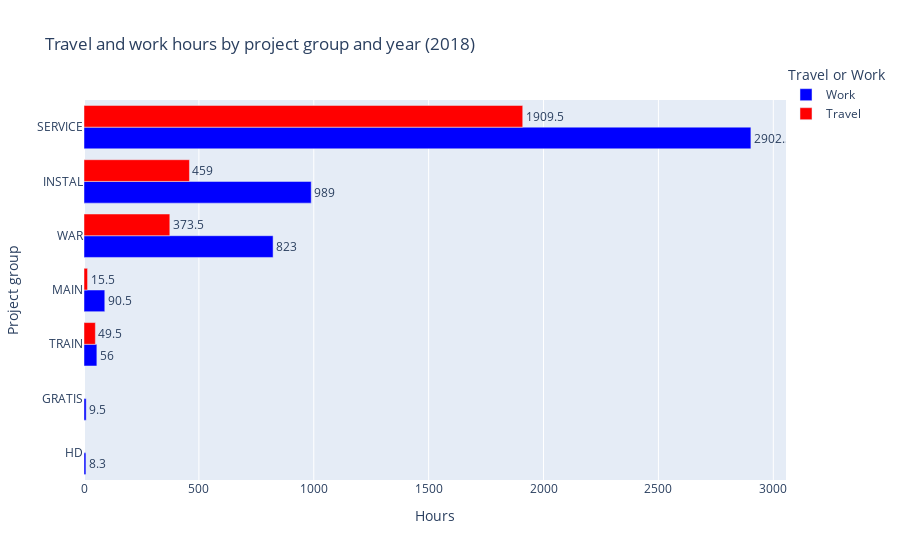
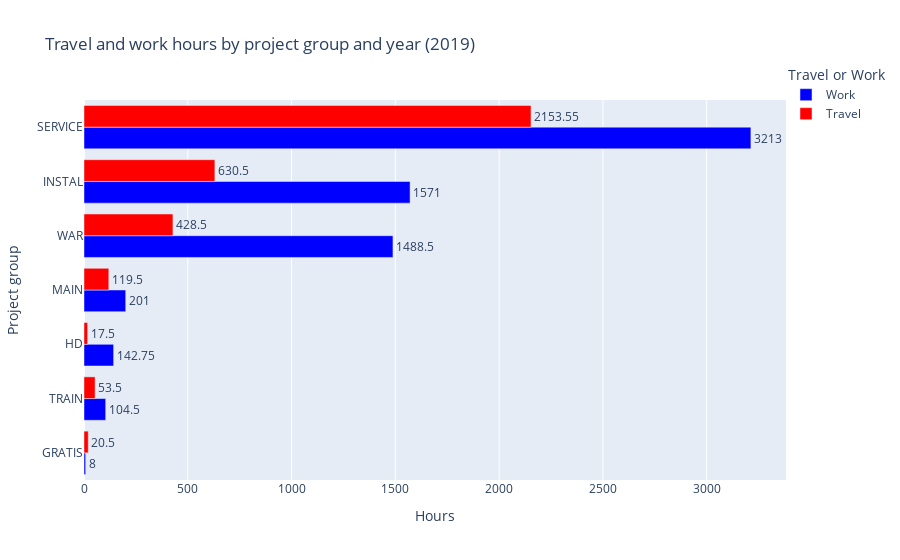
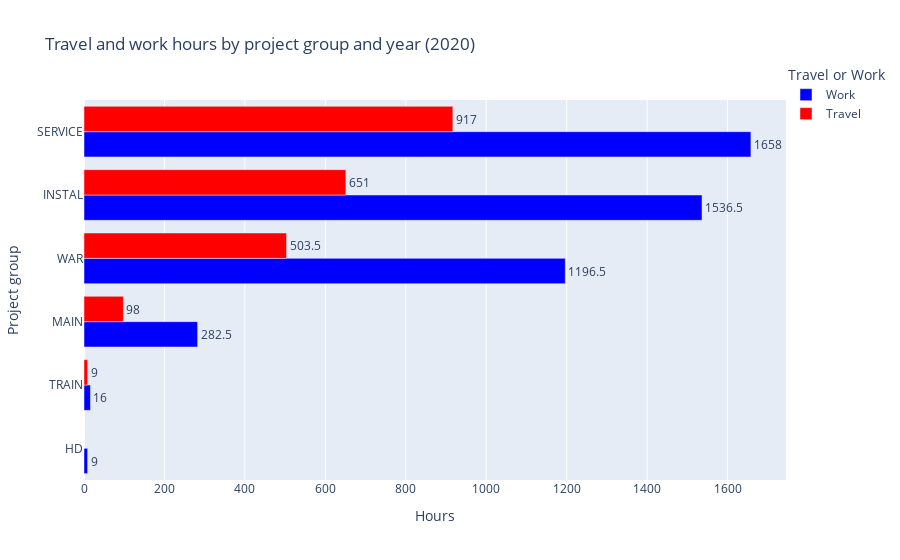
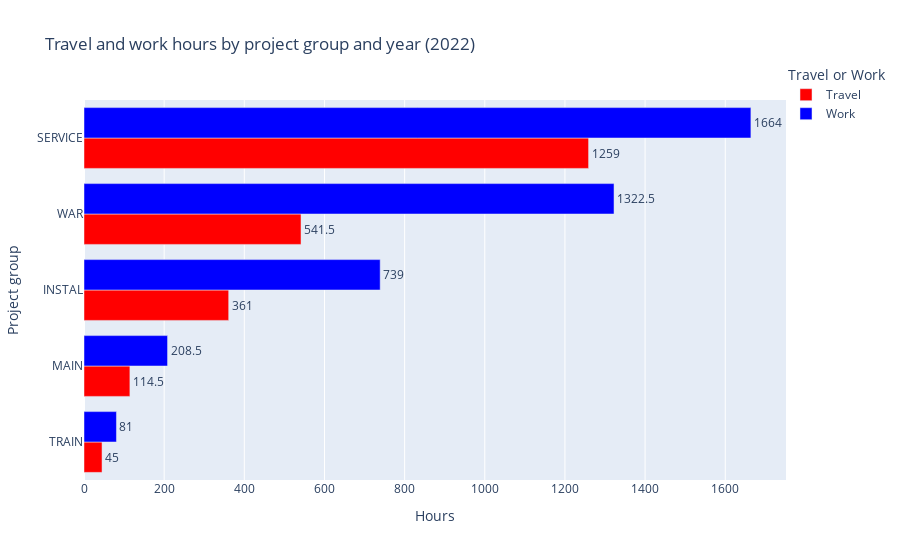

The cell these charts' notebook holds for them, in order:
### Code cell
for year in hours_per_project['Year'].unique():

    year_hours = hours_per_project[hours_per_project['Year'] == year]
    category_hours = year_hours.groupby(['Project group', 'Travel or Work']).agg({'Hours':'sum'}).reset_index()
    color_map = {'Work':'blue', 'Travel':'red'}

    fig3 = px.bar(
        category_hours.sort_values(by='Hours', ascending=True),
        x='Hours',
        y='Project group',
        title=f'Travel and work hours in aftermarket service ({year})',
        color='Travel or Work',
        barmode='group',
        orientation='h',
        text='Hours',
        color_discrete_map=color_map
    )
     
    fig3.update_traces(textposition='outside')
    fig3.update_layout(title=f'Travel and work hours by project group and year ({year})',
                       legend={'title': 'Travel or Work', 'orientation': 'v', 'x': 1, 'y': 1.1}
                       )

    fig3.show()

    folder_path = r'C:\Users\zluca\OneDrive\LAURA\Ironhack - data analyst\GitHub\Mid-bootcamp project\plots'
    file_path = os.path.join(folder_path, f'travel and work hours per project group_{year}.png')
    pio.write_image(fig3, file_path)

### Figure 1 — Plotly figure (JSON) as saved in the notebook; plotly's stock layout.template omitted (floating-point values rounded to 4 significant figures)
{"data": [{"alignmentgroup": "True", "hovertemplate": "Travel or Work=Work<br>Hours=%{text}<br>Project group=%{y}<extra></extra>", "legendgroup": "Work", "marker": {"color": "blue", "pattern": {"shape": ""}}, "name": "Work", "offsetgroup": "Work", "orientation": "h", "showlegend": true, "text": [8.3, 9.5, 56, 90.5, 823, 989, 2902.0], "textposition": "outside", "type": "bar", "x": [8.3, 9.5, 56, 90.5, 823, 989, 2902.0], "xaxis": "x", "y": ["HD", "GRATIS", "TRAIN", "MAIN", "WAR", "INSTAL", "SERVICE"], "yaxis": "y"}, {"alignmentgroup": "True", "hovertemplate": "Travel or Work=Travel<br>Hours=%{text}<br>Project group=%{y}<extra></extra>", "legendgroup": "Travel", "marker": {"color": "red", "pattern": {"shape": ""}}, "name": "Travel", "offsetgroup": "Travel", "orientation": "h", "showlegend": true, "text": [15.5, 49.5, 373.5, 459, 1910.0], "textposition": "outside", "type": "bar", "x": [15.5, 49.5, 373.5, 459, 1910.0], "xaxis": "x", "y": ["MAIN", "TRAIN", "WAR", "INSTAL", "SERVICE"], "yaxis": "y"}], "layout": {"barmode": "group", "legend": {"orientation": "v", "title": {"text": "Travel or Work"}, "tracegroupgap": 0, "x": 1, "y": 1.1}, "title": {"text": "Travel and work hours by project group and year (2018)"}, "xaxis": {"anchor": "y", "domain": [0, 1], "title": {"text": "Hours"}}, "yaxis": {"anchor": "x", "domain": [0, 1], "title": {"text": "Project group"}}}}

### Figure 2 — Plotly figure (JSON) as saved in the notebook; plotly's stock layout.template omitted (floating-point values rounded to 4 significant figures)
{"data": [{"alignmentgroup": "True", "hovertemplate": "Travel or Work=Work<br>Hours=%{text}<br>Project group=%{y}<extra></extra>", "legendgroup": "Work", "marker": {"color": "blue", "pattern": {"shape": ""}}, "name": "Work", "offsetgroup": "Work", "orientation": "h", "showlegend": true, "text": [8, 104.5, 142.8, 201, 1488.0, 1571, 3213], "textposition": "outside", "type": "bar", "x": [8, 104.5, 142.8, 201, 1488.0, 1571, 3213], "xaxis": "x", "y": ["GRATIS", "TRAIN", "HD", "MAIN", "WAR", "INSTAL", "SERVICE"], "yaxis": "y"}, {"alignmentgroup": "True", "hovertemplate": "Travel or Work=Travel<br>Hours=%{text}<br>Project group=%{y}<extra></extra>", "legendgroup": "Travel", "marker": {"color": "red", "pattern": {"shape": ""}}, "name": "Travel", "offsetgroup": "Travel", "orientation": "h", "showlegend": true, "text": [17.5, 20.5, 53.5, 119.5, 428.5, 630.5, 2154.0], "textposition": "outside", "type": "bar", "x": [17.5, 20.5, 53.5, 119.5, 428.5, 630.5, 2154.0], "xaxis": "x", "y": ["HD", "GRATIS", "TRAIN", "MAIN", "WAR", "INSTAL", "SERVICE"], "yaxis": "y"}], "layout": {"barmode": "group", "legend": {"orientation": "v", "title": {"text": "Travel or Work"}, "tracegroupgap": 0, "x": 1, "y": 1.1}, "title": {"text": "Travel and work hours by project group and year (2019)"}, "xaxis": {"anchor": "y", "domain": [0, 1], "title": {"text": "Hours"}}, "yaxis": {"anchor": "x", "domain": [0, 1], "title": {"text": "Project group"}}}}

### Figure 3 — Plotly figure (JSON) as saved in the notebook; plotly's stock layout.template omitted (floating-point values rounded to 4 significant figures)
{"data": [{"alignmentgroup": "True", "hovertemplate": "Travel or Work=Work<br>Hours=%{text}<br>Project group=%{y}<extra></extra>", "legendgroup": "Work", "marker": {"color": "blue", "pattern": {"shape": ""}}, "name": "Work", "offsetgroup": "Work", "orientation": "h", "showlegend": true, "text": [9, 16, 282.5, 1196.0, 1536.0, 1658], "textposition": "outside", "type": "bar", "x": [9, 16, 282.5, 1196.0, 1536.0, 1658], "xaxis": "x", "y": ["HD", "TRAIN", "MAIN", "WAR", "INSTAL", "SERVICE"], "yaxis": "y"}, {"alignmentgroup": "True", "hovertemplate": "Travel or Work=Travel<br>Hours=%{text}<br>Project group=%{y}<extra></extra>", "legendgroup": "Travel", "marker": {"color": "red", "pattern": {"shape": ""}}, "name": "Travel", "offsetgroup": "Travel", "orientation": "h", "showlegend": true, "text": [9, 98, 503.5, 651, 917], "textposition": "outside", "type": "bar", "x": [9, 98, 503.5, 651, 917], "xaxis": "x", "y": ["TRAIN", "MAIN", "WAR", "INSTAL", "SERVICE"], "yaxis": "y"}], "layout": {"barmode": "group", "legend": {"orientation": "v", "title": {"text": "Travel or Work"}, "tracegroupgap": 0, "x": 1, "y": 1.1}, "title": {"text": "Travel and work hours by project group and year (2020)"}, "xaxis": {"anchor": "y", "domain": [0, 1], "title": {"text": "Hours"}}, "yaxis": {"anchor": "x", "domain": [0, 1], "title": {"text": "Project group"}}}}

### Figure 4 — Plotly figure (JSON) as saved in the notebook; plotly's stock layout.template omitted (floating-point values rounded to 4 significant figures)
{"data": [{"alignmentgroup": "True", "hovertemplate": "Travel or Work=Travel<br>Hours=%{text}<br>Project group=%{y}<extra></extra>", "legendgroup": "Travel", "marker": {"color": "red", "pattern": {"shape": ""}}, "name": "Travel", "offsetgroup": "Travel", "orientation": "h", "showlegend": true, "text": [45, 114.5, 361, 541.5, 1259], "textposition": "outside", "type": "bar", "x": [45, 114.5, 361, 541.5, 1259], "xaxis": "x", "y": ["TRAIN", "MAIN", "INSTAL", "WAR", "SERVICE"], "yaxis": "y"}, {"alignmentgroup": "True", "hovertemplate": "Travel or Work=Work<br>Hours=%{text}<br>Project group=%{y}<extra></extra>", "legendgroup": "Work", "marker": {"color": "blue", "pattern": {"shape": ""}}, "name": "Work", "offsetgroup": "Work", "orientation": "h", "showlegend": true, "text": [81, 208.5, 739, 1322.0, 1664], "textposition": "outside", "type": "bar", "x": [81, 208.5, 739, 1322.0, 1664], "xaxis": "x", "y": ["TRAIN", "MAIN", "INSTAL", "WAR", "SERVICE"], "yaxis": "y"}], "layout": {"barmode": "group", "legend": {"orientation": "v", "title": {"text": "Travel or Work"}, "tracegroupgap": 0, "x": 1, "y": 1.1}, "title": {"text": "Travel and work hours by project group and year (2022)"}, "xaxis": {"anchor": "y", "domain": [0, 1], "title": {"text": "Hours"}}, "yaxis": {"anchor": "x", "domain": [0, 1], "title": {"text": "Project group"}}}}
